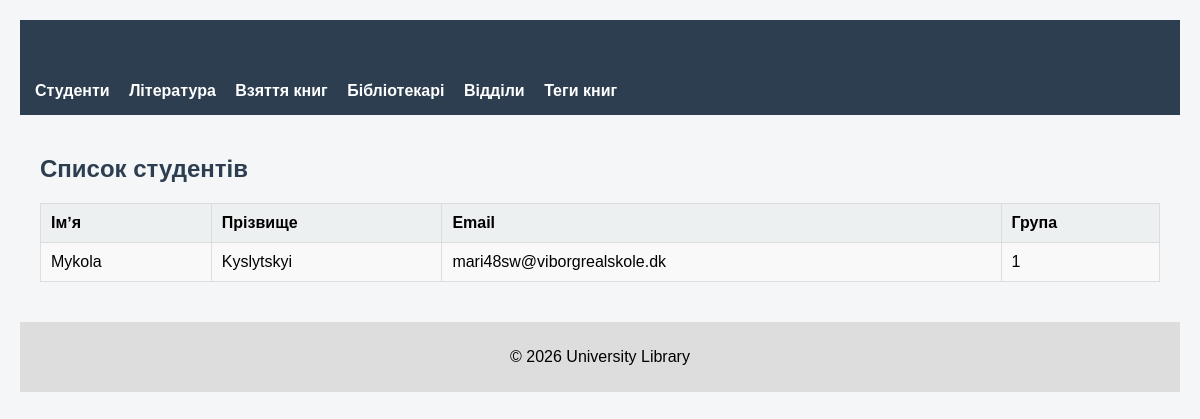
The page /students/ on the database its author committed.
### library/models.py (models this page shows, shortened)
class Student(models.Model):
    first_name = models.CharField(max_length=50)
    last_name = models.CharField(max_length=50)
    student_card_number = models.CharField(max_length=20, unique=True)
    email = models.EmailField(unique=True)
    group = models.ForeignKey(
        StudentGroup,
        on_delete=models.SET_NULL,
        null=True,
        related_name="students"
    )

class StudentGroup(models.Model):
    group_number = models.CharField(max_length=10, unique=True)
    slogan = models.CharField(max_length=255, blank=True)
    meeting_room = models.CharField(max_length=50, blank=True)

### library/views.py (the view)
# urls.py: path('students/', students_view, name='students'),
def students_view(request):
    return render(request, 'library/students.html', {
        'students': Student.objects.select_related('group').all()
    })

### library/templates/library/students.html (shortened to what this page needs)
{% extends 'library/base.html' %}
{% block content %}
<h2>Список студентів</h2>
<table>
    <tr>
        <th>Імʼя</th>
        <th>Прізвище</th>
        <th>Email</th>
        <th>Група</th>
    </tr>
    {% for student in students %}
    <tr>
        <td>{{ student.first_name }}</td>
        <td>{{ student.last_name }}</td>
        <td>{{ student.email }}</td>
        <td>{{ student.group.group_number }}</td>
    </tr>
    {% endfor %}
</table>
{% endblock %}

### library/static/library/css/style.css (style rules this page uses)
body { font-family: Arial, sans-serif; margin: 0; background-color: #f4f6f8; }
table { width: 100%; border-collapse: collapse; background: white; }
th, td { border: 1px solid #ddd; padding: 10px; text-align: left; }
th { background-color: #ecf0f1; }
tr:nth-child(even) { background-color: #f9f9f9; }
body { font-family: Arial, sans-serif; background: #f4f6f8; margin: 0; padding: 20px; }
h1, h2 { color: #2c3e50; }

### rows shown on the page
Student: first_name "Mykola", last_name "Kyslytskyi", email "mari48sw@viborgrealskole.dk", group.group_number "1"
